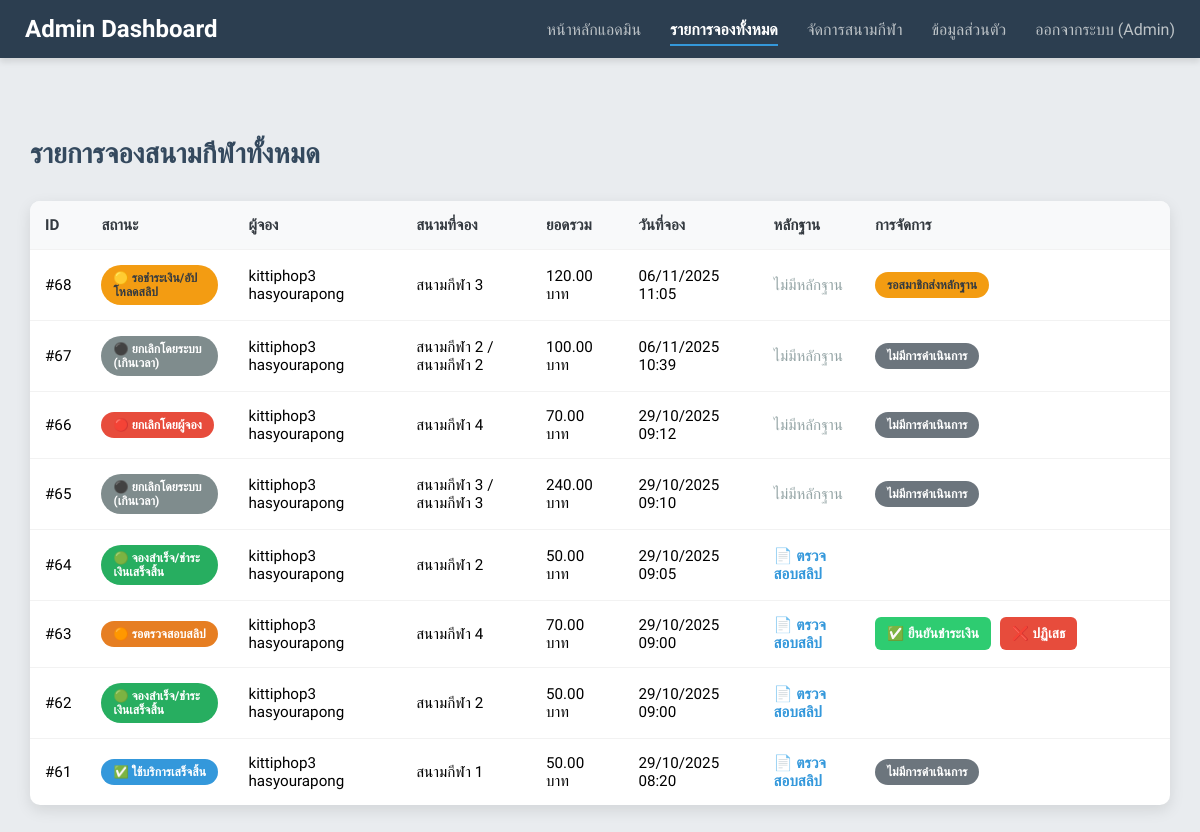
The page /admin_bookings.php (signed in) on the database its author committed.
### tables this page shows
CREATE TABLE `bookings` (
  `booking_id` bigint(20) NOT NULL,
  `member_id` int(11) NOT NULL,
  `status` varchar(50) NOT NULL DEFAULT 'PENDING_PAYMENT',
  `total_price` int(11) NOT NULL,
  `method` enum('QR_CODE') NOT NULL DEFAULT 'QR_CODE',
  `created_at` timestamp NOT NULL DEFAULT current_timestamp(),
  `updated_at` timestamp NOT NULL DEFAULT current_timestamp() ON UPDATE current_timestamp(),
  `booking_date` date NOT NULL COMMENT 'วันที่ผู้ใช้จองสนาม'
);

CREATE TABLE `members` (
  `member_id` int(11) NOT NULL,
  `username` varchar(50) NOT NULL,
  `first_name` varchar(50) NOT NULL,
  `last_name` varchar(50) NOT NULL,
  `gender` enum('male','female','other') DEFAULT NULL,
  `email` varchar(100) NOT NULL,
  `password_hash` varchar(100) NOT NULL,
  `phone` varchar(20) DEFAULT NULL,
  `created_at` timestamp NOT NULL DEFAULT current_timestamp(),
  `updated_at` timestamp NOT NULL DEFAULT current_timestamp() ON UPDATE current_timestamp()
);

### admin_bookings.php (the view, shortened to what this page needs)
<?php
include("dpconnect.php");
$admin_name = $_SESSION['admin_name'] ?? 'Admin';
function getStatusBadge($status) {
    $text = $status;
    $color = 'secondary';
    $status = strtoupper($status);
    switch ($status) {
        case 'PENDING_PAYMENT':
            $text = '🟡 รอชำระเงิน/อัปโหลดสลิป';
            $color = 'warning';
            break;
        case 'PAID_PENDING_REVIEW':
            $text = '🟠 รอตรวจสอบสลิป';
            $color = 'info';
            break;
        case 'PAID_CONFIRMED':
        case 'CONFIRMED':
            $text = '🟢 จองสำเร็จ/ชำระเงินเสร็จสิ้น';
            $color = 'success';
            break;
        case 'CANCELLED_BY_MEMBER':
            $text = '🔴 ยกเลิกโดยผู้จอง';
            $color = 'danger';
            break;
        case 'CANCELLED_TIMEOUT':
            $text = '⚫ ยกเลิกโดยระบบ (เกินเวลา)';
            $color = 'dark';
            break;
        case 'COMPLETED':
            $text = '✅ ใช้บริการเสร็จสิ้น';
            $color = 'primary';
            break;
    }
    return "<span class='badge badge-{$color}'>" . $text . "</span>";
}
$sql_bookings = "
    SELECT
        b.booking_id,
        b.status,
        b.total_price,
        b.created_at,
        m.first_name AS member_first_name,
        m.last_name AS member_last_name,
        GROUP_CONCAT(sf.field_name SEPARATOR ' / ') AS field_names,
        (
            SELECT p.slip_path
            FROM payments p
            WHERE p.booking_id = b.booking_id
            ORDER BY p.created_at DESC
            LIMIT 1
        ) AS last_slip_path
    FROM bookings b
    LEFT JOIN members m ON b.member_id = m.member_id
    LEFT JOIN booking_items bi ON b.booking_id = bi.booking_id
    LEFT JOIN sports_fields sf ON bi.field_code = sf.field_id
    GROUP BY b.booking_id
    ORDER BY b.created_at DESC
";
$result_bookings = mysqli_query($conn, $sql_bookings);
?>
<!DOCTYPE html>
<html lang="th">
<head>
</head>
<body>
    <div class="navbar">
        <h2>Admin Dashboard</h2>
        <div>
            <a href="admin_dashboard.php">หน้าหลักแอดมิน</a>
            <a href="admin_bookings.php" style="font-weight: 700;">รายการจองทั้งหมด</a>
            <a href="sports_fields.php">จัดการสนามกีฬา</a>
            <a href="admin_profile.php">ข้อมูลส่วนตัว</a>
            <a href="logout.php">ออกจากระบบ (<?= htmlspecialchars($admin_name) ?>)</a>
        </div>
    </div>
    <div class="container">
        <h1>รายการจองสนามกีฬาทั้งหมด</h1>
        <?php if (mysqli_num_rows($result_bookings) > 0): ?>
            <table>
                <thead>
                    <tr>
                        <th>ID</th>
                        <th>สถานะ</th>
                        <th>ผู้จอง</th>
                        <th>สนามที่จอง</th>
                        <th>ยอดรวม</th>
                        <th>วันที่จอง</th>
                        <th>หลักฐาน</th>
                        <th>การจัดการ</th>
                    </tr>
                </thead>
                <tbody>
                    <?php while($row = mysqli_fetch_assoc($result_bookings)):
                        $booking_id = htmlspecialchars($row['booking_id']);
                    ?>
                        <tr>
                            <td>#<?= $booking_id ?></td>
                            <td><?= getStatusBadge($row['status']) ?></td>
                            <td><?= htmlspecialchars($row['member_first_name'] . ' ' . $row['member_last_name']) ?></td>
                            <td><?= htmlspecialchars($row['field_names']) ?></td>
                            <td><?= number_format($row['total_price'], 2) ?> บาท</td>
                            <td><?= date('d/m/Y H:i', strtotime($row['created_at'])) ?></td>
                            <td>
                                <?php if ($row['last_slip_path']): ?>
                                    <span
                                        class="slip-link"
                                        onclick="showSlipModal('<?= htmlspecialchars($row['last_slip_path']) ?>')"
                                    >
                                        📄 ตรวจสอบสลิป
                                    </span>
                                <?php else: ?>
                                    <span style="color: #95a5a6;">ไม่มีหลักฐาน</span>
                                <?php endif; ?>
                            </td>
                            <td class="action-cell">
                                <?php if ($row['status'] == 'PAID_PENDING_REVIEW'): ?>
                                    <button
                                        type="button"
                                        class="btn btn-confirm"
                                        onclick="showConfirmModal('confirm_payment', '<?= $booking_id ?>', 'ยืนยันการชำระเงินสำหรับ #<?= $booking_id ?> หรือไม่?')"
                                    >
                                        ✅ ยืนยันชำระเงิน
                                    </button>
                                    <button
                                        type="button"
                                        class="btn btn-reject"
                                        onclick="showConfirmModal('reject_payment', '<?= $booking_id ?>', 'ปฏิเสธการชำระเงินสำหรับ #<?= $booking_id ?> และเปลี่ยนสถานะกลับไปรอชำระเงินหรือไม่?')"
                                    >
                                        ❌ ปฏิเสธ
                                    </button>
                                <?php elseif ($row['status'] == 'PENDING_PAYMENT'): ?>
                                    <span class="badge badge-warning" style="color: #343a40;">รอสมาชิกส่งหลักฐาน</span>
                                <?php elseif ($row['status'] == 'PAID_CONFIRMED' || $row['status'] == 'CONFIRMED'): ?>
                                <?php else:  ?>
                                    <span class="badge badge-secondary" style="background-color: #6c757d;">ไม่มีการดำเนินการ</span>
                                <?php endif; ?>
                            </td>
                        </tr>
                    <?php endwhile; ?>
                </tbody>
            </table>
        <?php else: ?>
            <p style="text-align: center; color: #6c757d; padding: 20px; background: #fff; border-radius: 8px;">ไม่มีรายการจองใด ๆ ในระบบ</p>
        <?php endif; ?>
    </div>
</body>
</html>

### admin_bookings.php (style rules this page uses)
body { font-family: 'Sarabun', sans-serif; background-color: #e9ecef; margin: 0; padding: 0; }
.navbar { background: #2c3e50; color: #fff; padding: 15px 25px; box-shadow: 0 4px 6px rgba(0,0,0,0.1); display: flex; justify-content: space-between; align-items: center; }
.navbar h2 { margin: 0; font-size: 24px; font-weight: 700; }
.navbar a { color: #bdc3c7; margin-left: 25px; text-decoration: none; font-weight: 500; transition: color 0.3s; }
.navbar a[style*="font-weight: 700"] { color: #fff; border-bottom: 2px solid #3498db; padding-bottom: 5px; }
.container { padding: 30px; max-width: 1400px; margin: 30px auto; }
h1 { color: #34495e; margin-bottom: 30px; font-size: 28px; }
table { width: 100%; border-collapse: separate; border-spacing: 0; background: #fff; border-radius: 10px; overflow: hidden; box-shadow: 0 5px 15px rgba(0,0,0,0.1); }
th, td { padding: 15px; text-align: left; border-bottom: 1px solid #f2f2f2; font-size: 0.95em; }
th { background-color: #f8f9fa; color: #343a40; font-weight: 700; text-transform: uppercase; }
tr:last-child td { border-bottom: none; }
.badge { display: inline-block; padding: 6px 12px; border-radius: 20px; font-size: 0.8em; font-weight: 700; color: white; text-transform: uppercase; }
.badge-warning { background-color: #f39c12; color: #343a40; }
.badge-info { background-color: #e67e22; }
.badge-success { background-color: #27ae60; }
.badge-danger { background-color: #e74c3c; }
.badge-primary { background-color: #3498db; }
.badge-dark { background-color: #7f8c8d; }
.btn { display: inline-block; padding: 8px 12px; border-radius: 6px; text-decoration: none; font-size: 0.9em; font-weight: 600; margin-right: 5px; white-space: nowrap; cursor: pointer; border: none; transition: background-color 0.2s; }
.btn-confirm { background-color: #2ecc71; color: white; }
.btn-reject { background-color: #e74c3c; color: white; }
.action-cell { min-width: 280px; }
.slip-link { color: #3498db; text-decoration: none; font-weight: 600; cursor: pointer; transition: color 0.2s; }

### rows shown on the page
bookings: booking_id "68", status "🟡 รอชำระเงิน/อัปโหลดสลิป", member.last_name "kittiphop3 hasyourapong", field_names "สนามกีฬา 3", total_price "120.00", created_at "06/11/2025 11:05", shows "ไม่มีหลักฐาน", shows "รอสมาชิกส่งหลักฐาน"
bookings: booking_id "67", status "⚫ ยกเลิกโดยระบบ (เกินเวลา)", member.last_name "kittiphop3 hasyourapong", field_names "สนามกีฬา 2 / สนามกีฬา 2", total_price "100.00", created_at "06/11/2025 10:39", shows "ไม่มีหลักฐาน", shows "ไม่มีการดำเนินการ"
bookings: booking_id "66", status "🔴 ยกเลิกโดยผู้จอง", member.last_name "kittiphop3 hasyourapong", field_names "สนามกีฬา 4", total_price "70.00", created_at "29/10/2025 09:12", shows "ไม่มีหลักฐาน", shows "ไม่มีการดำเนินการ"
bookings: booking_id "65", status "⚫ ยกเลิกโดยระบบ (เกินเวลา)", member.last_name "kittiphop3 hasyourapong", field_names "สนามกีฬา 3 / สนามกีฬา 3", total_price "240.00", created_at "29/10/2025 09:10", shows "ไม่มีหลักฐาน", shows "ไม่มีการดำเนินการ"
bookings: booking_id "64", status "🟢 จองสำเร็จ/ชำระเงินเสร็จสิ้น", member.last_name "kittiphop3 hasyourapong", field_names "สนามกีฬา 2", total_price "50.00", created_at "29/10/2025 09:05"
bookings: booking_id "63", status "🟠 รอตรวจสอบสลิป", member.last_name "kittiphop3 hasyourapong", field_names "สนามกีฬา 4", total_price "70.00", created_at "29/10/2025 09:00"
bookings: booking_id "62", status "🟢 จองสำเร็จ/ชำระเงินเสร็จสิ้น", member.last_name "kittiphop3 hasyourapong", field_names "สนามกีฬา 2", total_price "50.00", created_at "29/10/2025 09:00"
bookings: booking_id "61", status "✅ ใช้บริการเสร็จสิ้น", member.last_name "kittiphop3 hasyourapong", field_names "สนามกีฬา 1", total_price "50.00", created_at "29/10/2025 08:20", shows "ไม่มีการดำเนินการ"

### other values the page prints
$admin_name "Admin"
